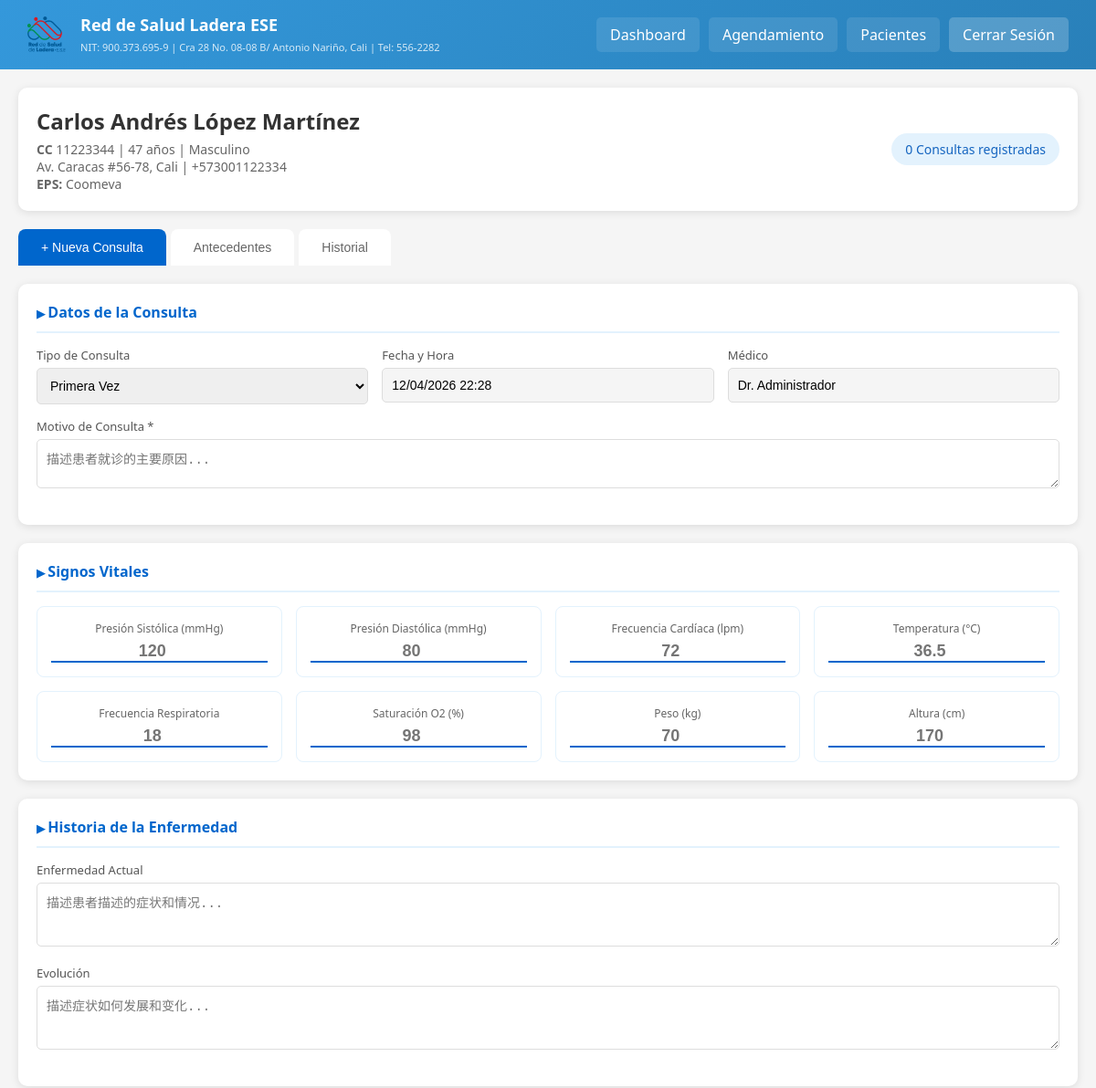
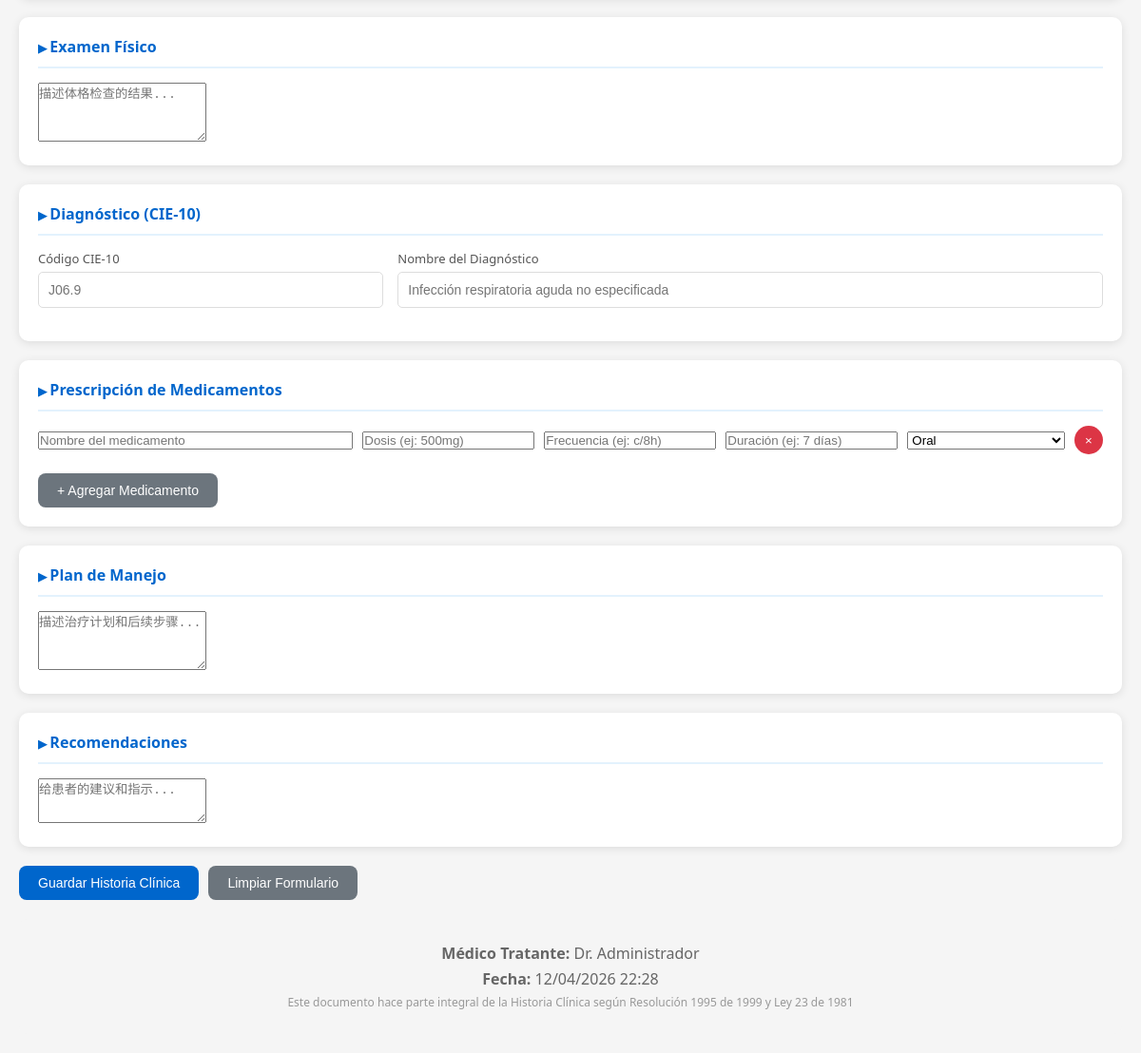
Screenshot of /clinical_history.php?patient_id=3 (signed in) with the database file from the repository (2 pictures, top to bottom).
### tables this page shows
CREATE TABLE IF NOT EXISTS patients (
    id INT AUTO_INCREMENT PRIMARY KEY,
    
     
    id_type ENUM('CC', 'CE', 'PA', 'RC', 'TI', 'NIT', 'PEP', 'MSP') DEFAULT 'CC',
    id_number VARCHAR(20) UNIQUE NOT NULL,
    
     
    first_name VARCHAR(50) NOT NULL,
    second_name VARCHAR(50),
    last_name VARCHAR(50) NOT NULL,
    second_last_name VARCHAR(50),
    birth_date DATE NOT NULL,
    gender ENUM('M', 'F', 'O') NOT NULL,
    
     
    email VARCHAR(100),
    phone VARCHAR(20),
    mobile VARCHAR(20),
    address VARCHAR(255),
    city VARCHAR(100),
    department VARCHAR(100),
    
     
    emergency_contact_name VARCHAR(100),
    emergency_contact_phone VARCHAR(20),
    emergency_contact_relation VARCHAR(50),
    
     
    eps_name VARCHAR(100),
    eps_afiliation_type ENUM('Contributivo', 'Subsidiado', 'Vinculado', 'Especial', 'Particular') DEFAULT 'Contributivo',
    
     
    occupation VARCHAR(100),
    education_level VARCHAR(50),
    marital_status ENUM('Soltero', 'Casado', 'Unión Libre', 'Viudo', 'Separado') DEFAULT 'Soltero',
    race_ethnicity VARCHAR(50),
    is_active BOOLEAN DEFAULT TRUE,
    
    created_at TIMESTAMP DEFAULT CURRENT_TIMESTAMP,
    updated_at TIMESTAMP DEFAULT CURRENT_TIMESTAMP ON UPDATE CURRENT_TIMESTAMP
);

### www/clinical_history.php (the view, shortened to what this page needs)
<?php
$conn = new mysqli('telehealth-db', 'telehealth', 'telehealth123', 'telehealth');
$doctor_name = $_SESSION['user_name'] ?? $_SESSION['doctor_name'] ?? '';
$patient_id = isset($_GET['patient_id']) ? intval($_GET['patient_id']) : 0;
$patient = $conn->query("SELECT * FROM patients WHERE id=$patient_id AND is_active=1")->fetch_assoc();
$histories = $conn->query("SELECT ch.*, d.full_name as doctor_name
    FROM clinical_history ch
    LEFT JOIN doctors d ON ch.doctor_id = d.id
    WHERE ch.patient_id=$patient_id
    ORDER BY ch.consultation_date DESC");
$birth_date = new DateTime($patient['birth_date']);
$today = new DateTime('today');
$age = $birth_date->diff($today)->y;
?>
<!DOCTYPE html>
<html lang="es">
<head>
</head>
<body>
    <div class="header">
        <div style="display: flex; align-items: center; gap: 15px;">
            <img src="images/Logo Ladera ESE.png" alt="Logo" style="height: 40px; width: auto; border-radius: 5px;">
            <div>
                <h1>Red de Salud Ladera ESE</h1>
                <span style="font-size: 11px; opacity: 0.8;">NIT: 900.373.695-9 | Cra 28 No. 08-08 B/ Antonio Nariño, Cali | Tel: 556-2282</span>
            </div>
        </div>
        <div class="nav">
            <a href="dashboard.php">Dashboard</a>
            <a href="schedule.php">Agendamiento</a>
            <a href="patients.php">Pacientes</a>
            <a href="logout.php" class="logout">Cerrar Sesión</a>
        </div>
    </div>
    <div class="container">
        <div class="patient-header">
            <div class="patient-info">
                <h2><?php echo htmlspecialchars($patient['first_name'] . ' ' . $patient['second_name'] . ' ' . $patient['last_name'] . ' ' . $patient['second_last_name']); ?></h2>
                <p><strong><?php echo $patient['id_type']; ?></strong> <?php echo htmlspecialchars($patient['id_number']); ?> | <?php echo $age; ?> años | <?php echo $patient['gender'] === 'M' ? 'Masculino' : 'Femenino'; ?></p>
                <p><?php echo htmlspecialchars($patient['address'] . ', ' . $patient['city']); ?> | <?php echo htmlspecialchars($patient['mobile'] ?: $patient['phone']); ?></p>
                <p><strong>EPS:</strong> <?php echo htmlspecialchars($patient['eps_name'] ?: 'No registrada'); ?></p>
            </div>
            <div class="patient-badge">
                <?php echo $histories->num_rows; ?> Consultas registradas
            </div>
        </div>
        <div class="tabs">
            <button class="tab active" onclick="showTab('new-history')">+ Nueva Consulta</button>
            <button class="tab" onclick="showTab('antecedents')">Antecedentes</button>
            <button class="tab" onclick="showTab('history-list')">Historial</button>
        </div>
        <div id="new-history" class="tab-content">
            <form method="POST" action="">
                <div class="card">
                    <h3>Datos de la Consulta</h3>
                    <div class="form-grid-3">
                        <div class="form-group">
                            <label>Tipo de Consulta</label>
                            <select name="consultation_type">
                                <option value="Primera Vez">Primera Vez</option>
                            </select>
                        </div>
                        <div class="form-group">
                            <label>Fecha y Hora</label>
                            <input type="text" value="<?php echo date('d/m/Y H:i'); ?>" readonly style="background: #f5f5f5;">
                        </div>
                        <div class="form-group">
                            <label>Médico</label>
                            <input type="text" value="<?php echo htmlspecialchars($doctor_name); ?>" readonly style="background: #f5f5f5;">
                        </div>
                    </div>
                    <div class="form-group">
                        <label>Motivo de Consulta *</label>
                        <textarea name="reason_consultation" rows="2" required placeholder="描述患者就诊的主要原因..."></textarea>
                    </div>
                </div>
                <div class="card">
                    <h3>Signos Vitales</h3>
                    <div class="vital-signs">
                        <div class="vital-item">
                            <label>Presión Sistólica (mmHg)</label>
                            <input type="number" name="systolic_bp" placeholder="120">
                        </div>
                        <div class="vital-item">
                            <label>Presión Diastólica (mmHg)</label>
                            <input type="number" name="diastolic_bp" placeholder="80">
                        </div>
                        <div class="vital-item">
                            <label>Frecuencia Cardíaca (lpm)</label>
                            <input type="number" name="heart_rate" placeholder="72">
                        </div>
                        <div class="vital-item">
                            <label>Temperatura (°C)</label>
                            <input type="number" step="0.1" name="temperature" placeholder="36.5">
                        </div>
                        <div class="vital-item">
                            <label>Frecuencia Respiratoria</label>
                            <input type="number" name="respiratory_rate" placeholder="18">
                        </div>
                        <div class="vital-item">
                            <label>Saturación O2 (%)</label>
                            <input type="number" name="oxygen_saturation" placeholder="98">
                        </div>
                        <div class="vital-item">
                            <label>Peso (kg)</label>
                            <input type="number" step="0.1" name="weight" placeholder="70">
                        </div>
                        <div class="vital-item">
                            <label>Altura (cm)</label>
                            <input type="number" name="height" placeholder="170">
                        </div>
                    </div>
                </div>
                <div class="card">
                    <h3>Historia de la Enfermedad</h3>
                    <div class="form-group">
                        <label>Enfermedad Actual</label>
                        <textarea name="current_illness" rows="3" placeholder="描述患者描述的症状和情况..."></textarea>
                    </div>
                    <div class="form-group">
                        <label>Evolución</label>
                        <textarea name="illness_evolution" rows="3" placeholder="描述症状如何发展和变化..."></textarea>
                    </div>
                </div>
                <div class="card">
                    <h3>Examen Físico</h3>
                    <textarea name="physical_exam" rows="4" placeholder="描述体格检查的结果..."></textarea>
                </div>
                <div class="card">
                    <h3>Diagnóstico (CIE-10)</h3>
                    <div class="form-grid-3">
                        <div class="form-group">
                            <label>Código CIE-10</label>
                            <input type="text" name="diagnosis_code" placeholder="J06.9">
                        </div>
                        <div class="form-group full-width">
                            <label>Nombre del Diagnóstico</label>
                            <input type="text" name="diagnosis_name" placeholder="Infección respiratoria aguda no especificada">
                        </div>
                    </div>
                </div>
                <div class="card">
                    <h3>Prescripción de Medicamentos</h3>
                    <div id="medicines-container">
                        <div class="medicine-row">
                            <input type="text" name="medicine_name[]" placeholder="Nombre del medicamento">
                            <input type="text" name="medicine_dose[]" placeholder="Dosis (ej: 500mg)">
                            <input type="text" name="medicine_frequency[]" placeholder="Frecuencia (ej: c/8h)">
                            <input type="text" name="medicine_duration[]" placeholder="Duración (ej: 7 días)">
                            <select name="medicine_route[]">
                                <option value="Oral">Oral</option>
                            </select>
                            <button type="button" class="btn-remove" onclick="removeMedicine(this)">×</button>
                        </div>
                    </div>
                    <button type="button" class="btn btn-secondary" onclick="addMedicine()" style="margin-top: 10px;">+ Agregar Medicamento</button>
                </div>
                <div class="card">
                    <h3>Plan de Manejo</h3>
                    <textarea name="management_plan" rows="4" placeholder="描述治疗计划和后续步骤..."></textarea>
                </div>
                <div class="card">
                    <h3>Recomendaciones</h3>
                    <textarea name="recommendations" rows="3" placeholder="给患者的建议和指示..."></textarea>
                </div>
                <div class="form-actions">
                    <button type="submit" class="btn btn-primary">Guardar Historia Clínica</button>
                    <button type="reset" class="btn btn-secondary">Limpiar Formulario</button>
                </div>
                <div class="signature-section">
                    <p><strong>Médico Tratante:</strong> <?php echo htmlspecialchars($doctor_name); ?></p>
                    <p><strong>Fecha:</strong> <?php echo date('d/m/Y H:i'); ?></p>
                    <p style="font-size: 12px; color: #999;">Este documento hace parte integral de la Historia Clínica según Resolución 1995 de 1999 y Ley 23 de 1981</p>
                </div>
            </form>
        </div>
    </div>
</body>
</html>

### www/clinical_history.php (style rules this page uses)
* { box-sizing: border-box; margin: 0; padding: 0; }
body { font-family: 'Segoe UI', Tahoma, sans-serif; background: #f5f5f5; }
.header { background: linear-gradient(135deg, #3498db, #2980b9); color: white; padding: 15px 30px; display: flex; justify-content: space-between; align-items: center; }
.header img { height: 40px; width: auto; border-radius: 5px; }
.header h1 { font-size: 18px; }
.nav { display: flex; gap: 10px; }
.nav a { color: white; text-decoration: none; padding: 8px 15px; border-radius: 5px; background: rgba(255,255,255,0.1); transition: background 0.3s; }
.logout { background: rgba(255,255,255,0.2) !important; }
.container { max-width: 1400px; margin: 20px auto; padding: 0 20px; }
.patient-header { background: white; border-radius: 10px; padding: 20px; margin-bottom: 20px; box-shadow: 0 2px 10px rgba(0,0,0,0.1); display: flex; justify-content: space-between; align-items: center; }
.patient-info h2 { color: #333; margin-bottom: 5px; }
.patient-info p { color: #666; font-size: 14px; }
.patient-badge { background: #e3f2fd; color: #1565c0; padding: 8px 15px; border-radius: 20px; font-size: 14px; }
.btn { background: #28a745; color: white; padding: 10px 20px; border: none; border-radius: 8px; font-size: 14px; cursor: pointer; text-decoration: none; display: inline-block; transition: background 0.3s; }
.btn-primary { background: #0066cc; }
.btn-secondary { background: #6c757d; }
.tabs { display: flex; gap: 5px; margin-bottom: 20px; }
.tab { padding: 12px 25px; background: white; border: none; border-radius: 8px 8px 0 0; cursor: pointer; color: #666; font-size: 14px; transition: all 0.3s; }
.tab.active { background: #0066cc; color: white; }
.card { background: white; border-radius: 10px; padding: 20px; box-shadow: 0 2px 10px rgba(0,0,0,0.1); margin-bottom: 20px; }
.card h3 { color: #0066cc; margin-bottom: 15px; font-size: 16px; border-bottom: 2px solid #e3f2fd; padding-bottom: 10px; }
.card h3::before { content: "▶ "; font-size: 12px; }
.form-grid-3 { display: grid; grid-template-columns: repeat(3, 1fr); gap: 15px; }
.form-group { margin-bottom: 15px; }
.form-group.full-width { grid-column: span 2; }
.form-group label { display: block; margin-bottom: 5px; color: #555; font-weight: 500; font-size: 13px; }
.form-group input, .form-group select, .form-group textarea { width: 100%; padding: 10px; border: 1px solid #ddd; border-radius: 5px; font-size: 14px; }
.vital-signs { display: grid; grid-template-columns: repeat(4, 1fr); gap: 15px; }
.vital-item { background: white; padding: 15px; border-radius: 8px; text-align: center; border: 1px solid #e3f2fd; }
.vital-item label { display: block; color: #666; font-size: 12px; margin-bottom: 5px; }
.vital-item input { width: 100%; text-align: center; font-size: 18px; font-weight: bold; color: #0066cc; border: none; border-bottom: 2px solid #0066cc; background: transparent; }
.medicine-row { display: grid; grid-template-columns: 2fr 1fr 1fr 1fr 1fr auto; gap: 10px; margin-bottom: 10px; align-items: center; }
.btn-remove { background: #dc3545; color: white; border: none; width: 30px; height: 30px; border-radius: 50%; cursor: pointer; }
.signature-section { background: #f5f5f5; padding: 20px; border-radius: 8px; text-align: center; margin-top: 20px; }
.signature-section p { margin: 5px 0; color: #666; }
.form-actions { margin-top: 20px; display: flex; gap: 10px; }

### rows the page displays
patients: first_name+second_name+last_name "Carlos Andrés López Martínez", id_type "CC", id_number "11223344", birth_date "47", address+city "Av. Caracas #56-78, Cali", mobile "+573001122334", eps_name "Coomeva"

### other values shown
$histories->num_rows "0"
$doctor_name "Dr. Administrador"
